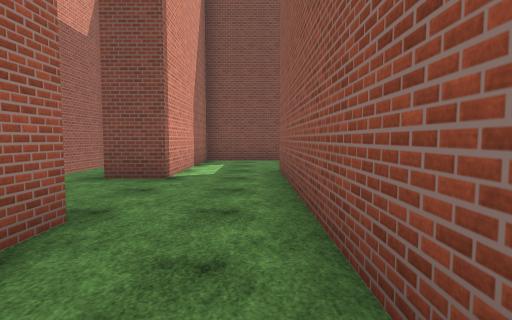
View 1 (above)

23 first-person views from a walk through a scene from a Unity 3-D project. The camera is 1.4 m above the floor, tilts 4° down and sees 80° across. The floor is counted in squares, 2 m on a side. Each view is taken from the middle of a square. On the plan, view 1 faces up. The plan holds only what a view shows up to about 10 squares ahead; the rest is blank. The place goes on beyond the plan. Surface patterns are stand-ins for the level's own textures.

View 2
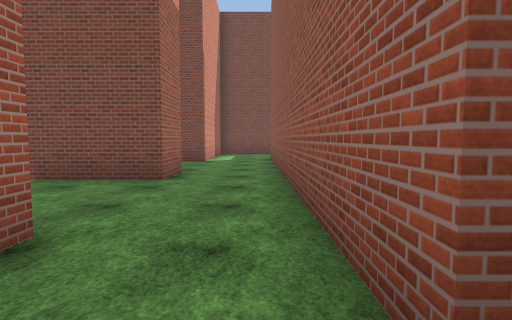

View 3
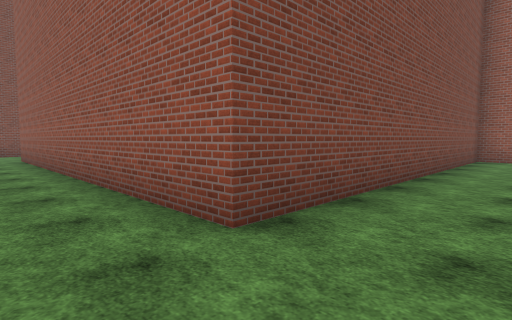

View 4
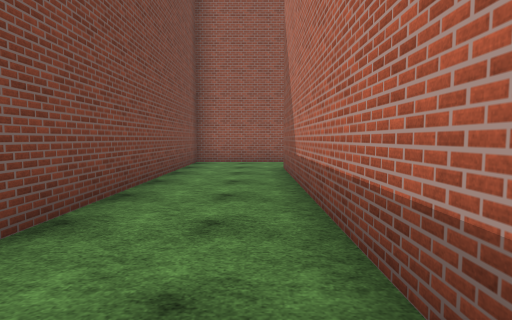

View 5
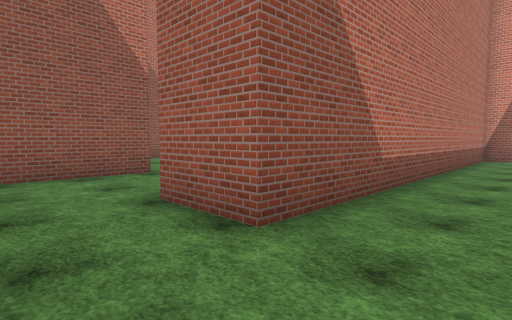

View 6
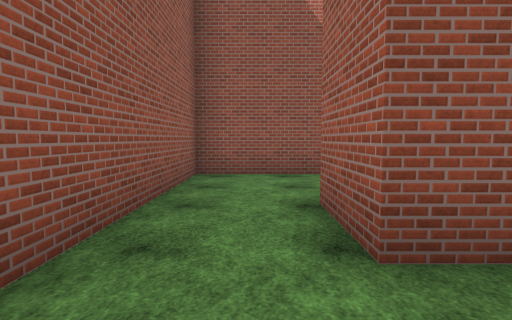

View 7
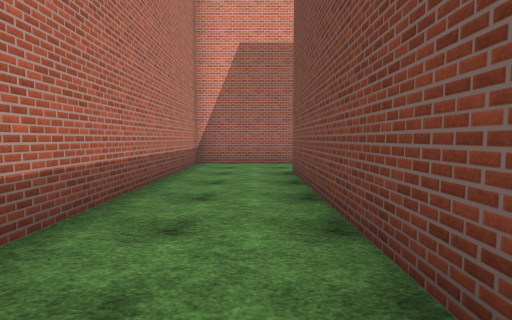

View 8
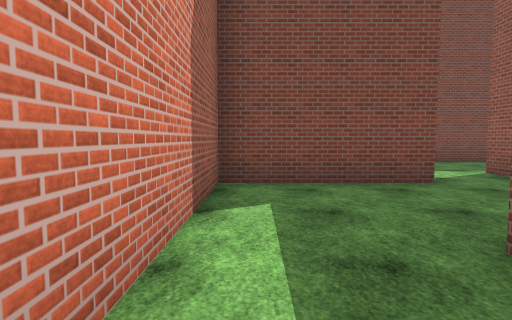

View 9
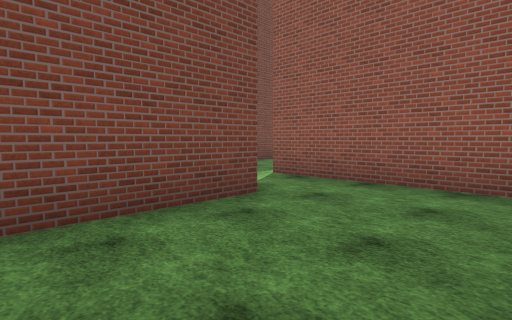

View 10
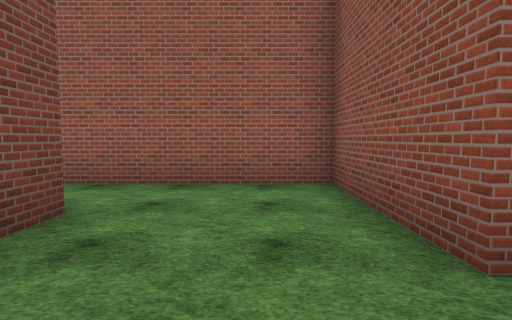

View 11
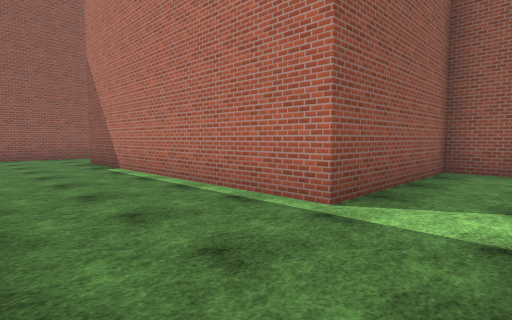

View 12
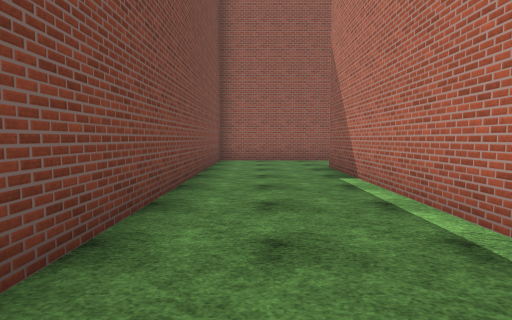

View 13
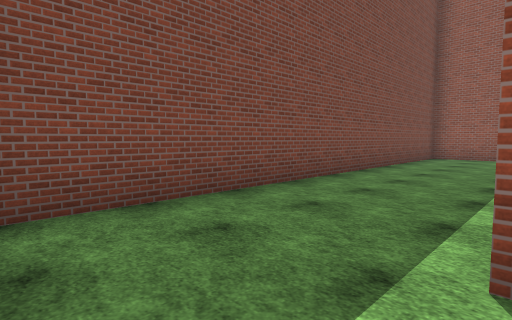

View 14
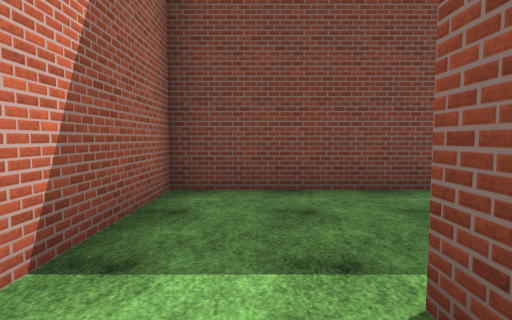

View 15
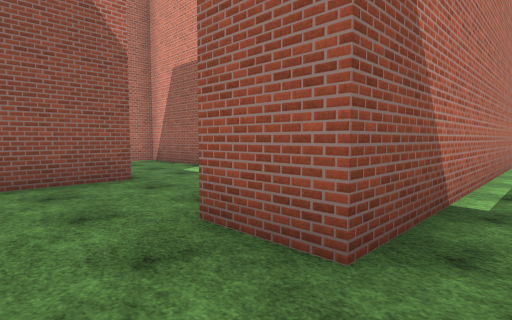

View 16
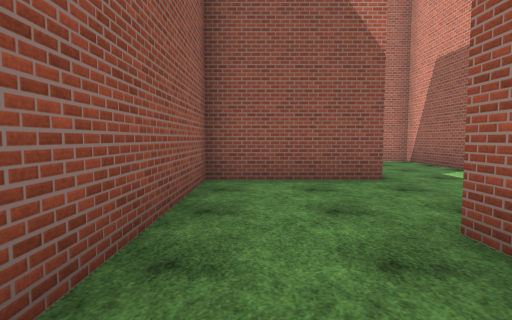

View 17
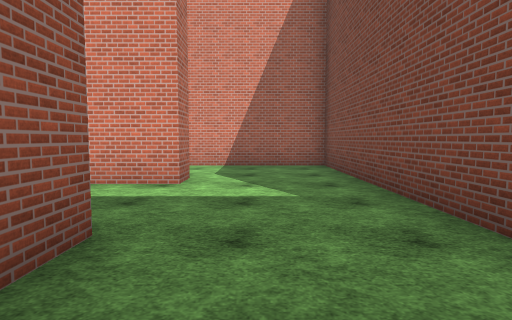

View 18
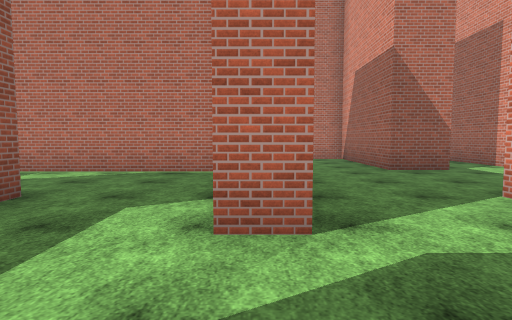

View 19
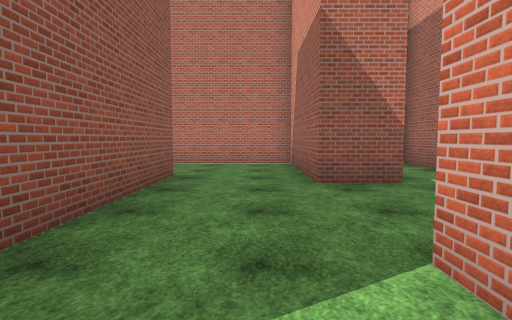

View 20
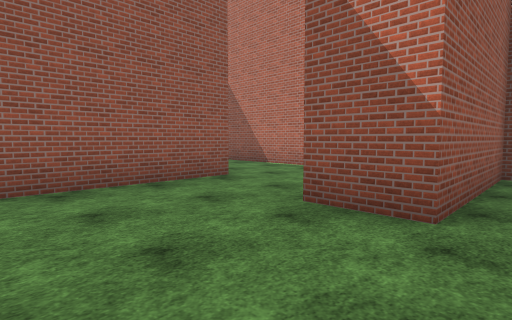

View 21
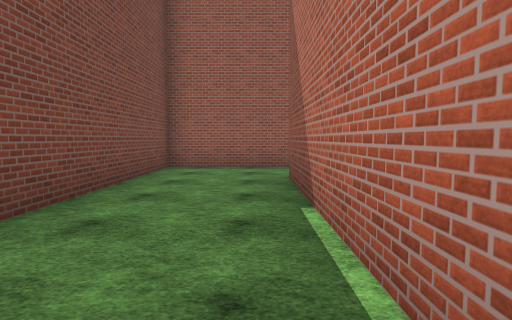

View 22
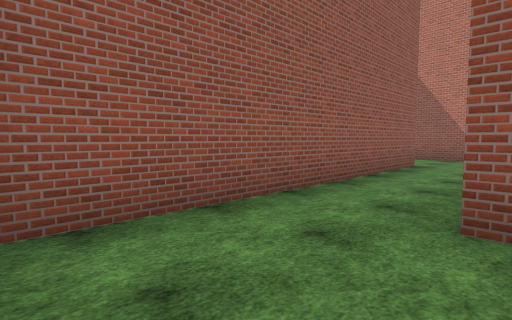

View 23
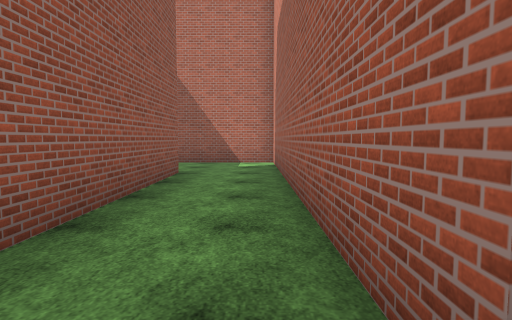

### Floor plan
Ten units are one square. View 1 is at (0, 0); x grows to the right and y downward. Boxes are objects, and circles mark ways between rooms. Rooms are numbered by the first view taken in them; rooms with no view inside come last. Other rooms are left out.
<svg viewBox="-44 -146 193 251">
<path fill="none" stroke="#000" d="M-16 18 -16 35M5 32 5 -25M-16 -26 -16 -12 -39 -12M102 76 102 32 5 32M-16 35 -16 57 83 57 83 72M-16 -65 -16 -53 -28 -53M5 -25 5 -68M19 -98 -16 -98 -16 -65M5 -68 37 -68 37 -112M37 -112 115 -112 115 -98M139 -95 139 -141 18 -141 18 -114M75 -68 83 -68 83 -56M108 -68 139 -68 139 -95M110 -98 50 -98 50 -64M108 -52 108 -58M18 -15 18 16M50 -64 50 -52M76 -11 76 -52M37 16 37 -22 50 -22M136 74 136 -12 85 -12M114 100 144 100M50 -22 50 16 115 16 115 96M85 100 102 100 102 76"/>
<circle cx="-5" cy="25" r="3" fill="#2a7"/>
<circle cx="-5" cy="-20" r="3" fill="#2a7"/>
<circle cx="95" cy="65" r="3" fill="#2a7"/>
<circle cx="-5" cy="-60" r="3" fill="#2a7"/>
<circle cx="25" cy="-105" r="3" fill="#2a7"/>
<circle cx="125" cy="-105" r="3" fill="#2a7"/>
<circle cx="65" cy="-60" r="3" fill="#2a7"/>
<circle cx="65" cy="-20" r="3" fill="#2a7"/>
<text x="-20" y="10">1</text>
<text x="50" y="50">2</text>
<text x="-20" y="-50">3</text>
<text x="10" y="-90">4</text>
<text x="80" y="-130">5</text>
<text x="90" y="-80">6</text>
<text x="40" y="-30">7</text>
<text x="120" y="20">8</text>
<text x="90" y="80">9</text>
</svg>
Room 1 opens to room 2. Room 1 opens to room 3. Room 2 opens to room 9. Room 3 opens to room 4. Room 4 opens to room 5. Room 5 opens to room 6. Room 6 opens to room 7. Room 7 opens to room 8.

Where each view was taken, in squares from view 1:
view 1: 0 up, 0 right, facing up
view 2: 4 down, 0 right, facing up
view 3: 5 down, 1 left, facing up-right
view 4: 5 down, 1 right, facing right
view 5: 4 down, 10 right, facing down-left
view 6: 4 down, 9 right, facing down
view 7: 4 down, 7 right, facing left
view 8: 5 up, 1 left, facing up
view 9: 7 up, 1 left, facing up-right
view 10: 8 up, 1 left, facing right
view 11: 14 up, 2 right, facing down-right
view 12: 13 up, 4 right, facing right
view 13: 11 up, 2 right, facing up-right
view 14: 10 up, 3 right, facing up
view 15: 12 up, 13 right, facing down-left
view 16: 12 up, 13 right, facing down
view 17: 8 up, 13 right, facing left
view 18: 9 up, 8 right, facing down
view 19: 7 up, 6 right, facing down
view 20: 5 up, 3 right, facing down-right
view 21: 1 down, 6 right, facing right
view 22: 1 up, 11 right, facing down-right
view 23: 1 down, 12 right, facing down
